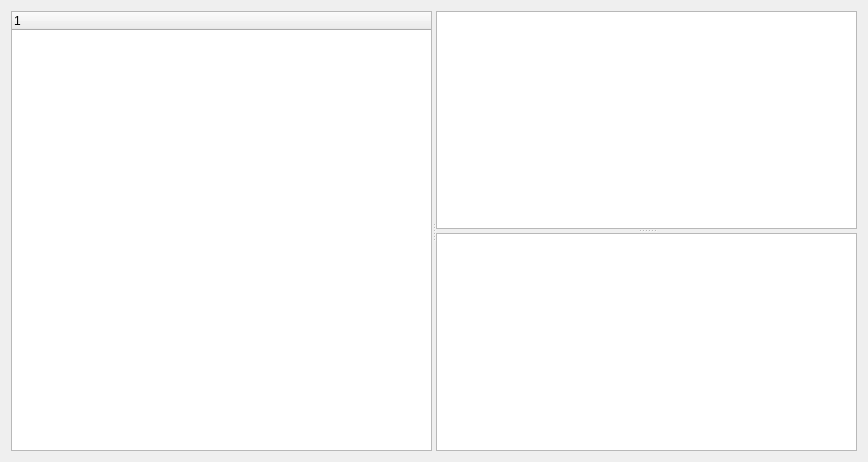
<?xml version="1.0" encoding="UTF-8"?>
<ui version="4.0">
    <class>PredefinedPset</class>
    <widget class="QWidget" name="PredefinedPset">
        <property name="geometry">
            <rect>
                <x>0</x>
                <y>0</y>
                <width>868</width>
                <height>462</height>
            </rect>
        </property>
        <property name="windowTitle">
            <string>Form</string>
        </property>
        <layout class="QVBoxLayout" name="verticalLayout">
            <item>
                <widget class="QSplitter" name="splitter_2">
                    <property name="orientation">
                        <enum>Qt::Orientation::Horizontal</enum>
                    </property>
                    <widget class="EntityTreeWidget" name="tree_widget_propertysets">
                        <property name="sizePolicy">
                            <sizepolicy hsizetype="Expanding" vsizetype="Preferred">
                                <horstretch>0</horstretch>
                                <verstretch>0</verstretch>
                            </sizepolicy>
                        </property>
                        <column>
                            <property name="text">
                                <string notr="true">1</string>
                            </property>
                        </column>
                    </widget>
                    <widget class="QSplitter" name="splitter">
                        <property name="orientation">
                            <enum>Qt::Orientation::Vertical</enum>
                        </property>
                        <widget class="QTableWidget" name="table_widget_values">
                            <property name="sizePolicy">
                                <sizepolicy hsizetype="Expanding" vsizetype="MinimumExpanding">
                                    <horstretch>0</horstretch>
                                    <verstretch>0</verstretch>
                                </sizepolicy>
                            </property>
                            <property name="selectionMode">
                                <enum>QAbstractItemView::SelectionMode::NoSelection</enum>
                            </property>
                            <attribute name="horizontalHeaderStretchLastSection">
                                <bool>true</bool>
                            </attribute>
                        </widget>
                        <widget class="QTableWidget" name="table_infos">
                            <property name="sizePolicy">
                                <sizepolicy hsizetype="Expanding" vsizetype="MinimumExpanding">
                                    <horstretch>0</horstretch>
                                    <verstretch>0</verstretch>
                                </sizepolicy>
                            </property>
                            <attribute name="horizontalHeaderStretchLastSection">
                                <bool>true</bool>
                            </attribute>
                        </widget>
                    </widget>
                </widget>
            </item>
        </layout>
    </widget>
    <customwidgets>
        <customwidget>
            <class>EntityTreeWidget</class>
            <extends>QTreeWidget</extends>
            <header>som_gui.module.compare.ui</header>
        </customwidget>
    </customwidgets>
    <resources/>
    <connections/>
</ui>
